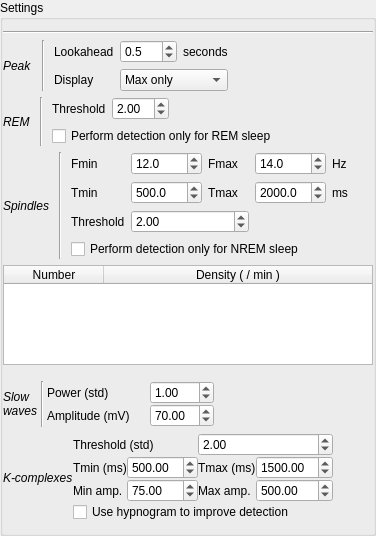
                <widget class="QGroupBox" name="groupBox_4">
                 <property name="title">
                  <string>Settings</string>
                 </property>
                 <layout class="QVBoxLayout" name="verticalLayout_26">
                  <property name="leftMargin">
                   <number>0</number>
                  </property>
                  <property name="rightMargin">
                   <number>0</number>
                  </property>
                  <item>
                   <widget class="Line" name="line_4">
                    <property name="orientation">
                     <enum>Qt::Horizontal</enum>
                    </property>
                   </widget>
                  </item>
                  <item>
                   <widget class="QWidget" name="_ToolPeakPanel" native="true">
                    <property name="minimumSize">
                     <size>
                      <width>0</width>
                      <height>0</height>
                     </size>
                    </property>
                    <layout class="QVBoxLayout" name="verticalLayout_34">
                     <property name="margin">
                      <number>0</number>
                     </property>
                     <item>
                      <layout class="QGridLayout" name="gridLayout_11">
                       <property name="topMargin">
                        <number>0</number>
                       </property>
                       <item row="0" column="2">
                        <widget class="QLabel" name="label_26">
                         <property name="text">
                          <string>Lookahead</string>
                         </property>
                        </widget>
                       </item>
                       <item row="0" column="3">
                        <widget class="QDoubleSpinBox" name="_ToolPeakLook">
                         <property name="toolTip">
                          <string>&lt;html&gt;&lt;head/&gt;&lt;body&gt;&lt;p&gt;Minimum distance between two peaks&lt;/p&gt;&lt;/body&gt;&lt;/html&gt;</string>
                         </property>
                         <property name="decimals">
                          <number>1</number>
                         </property>
                         <property name="value">
                          <double>0.500000000000000</double>
                         </property>
                        </widget>
                       </item>
                       <item row="1" column="2">
                        <widget class="QLabel" name="label_28">
                         <property name="text">
                          <string>Display</string>
                         </property>
                        </widget>
                       </item>
                       <item row="0" column="4">
                        <widget class="QLabel" name="label_27">
                         <property name="text">
                          <string>seconds</string>
                         </property>
                        </widget>
                       </item>
                       <item row="1" column="3" colspan="2">
                        <widget class="QComboBox" name="_ToolPeakMinMax">
                         <property name="toolTip">
                          <string>&lt;html&gt;&lt;head/&gt;&lt;body&gt;&lt;p&gt;Search either for maximum / minimum / both&lt;/p&gt;&lt;/body&gt;&lt;/html&gt;</string>
                         </property>
                         <item>
                          <property name="text">
                           <string>Max only</string>
                          </property>
                         </item>
                         <item>
                          <property name="text">
                           <string>Min only</string>
                          </property>
                         </item>
                         <item>
                          <property name="text">
                           <string>Min and Max</string>
                          </property>
                         </item>
                        </widget>
                       </item>
                       <item row="0" column="5">
                        <spacer name="horizontalSpacer_38">
                         <property name="orientation">
                          <enum>Qt::Horizontal</enum>
                         </property>
                         <property name="sizeHint" stdset="0">
                          <size>
                           <width>40</width>
                           <height>20</height>
                          </size>
                         </property>
                        </spacer>
                       </item>
                       <item row="0" column="0" rowspan="2">
                        <widget class="QLabel" name="label_50">
                         <property name="font">
                          <font>
                           <italic>true</italic>
                          </font>
                         </property>
                         <property name="text">
                          <string>Peak</string>
                         </property>
                        </widget>
                       </item>
                       <item row="0" column="1" rowspan="2">
                        <widget class="Line" name="line">
                         <property name="minimumSize">
                          <size>
                           <width>10</width>
                           <height>0</height>
                          </size>
                         </property>
                         <property name="orientation">
                          <enum>Qt::Vertical</enum>
                         </property>
                        </widget>
                       </item>
                      </layout>
                     </item>
                    </layout>
                   </widget>
                  </item>
                  <item>
                   <widget class="QWidget" name="_ToolRemPanel" native="true">
                    <property name="minimumSize">
                     <size>
                      <width>0</width>
                      <height>0</height>
                     </size>
                    </property>
                    <layout class="QVBoxLayout" name="verticalLayout_35">
                     <property name="margin">
                      <number>0</number>
                     </property>
                     <item>
                      <layout class="QGridLayout" name="gridLayout_17">
                       <property name="topMargin">
                        <number>0</number>
                       </property>
                       <item row="0" column="3">
                        <widget class="QDoubleSpinBox" name="_ToolRemTh">
                         <property name="toolTip">
                          <string>&lt;html&gt;&lt;head/&gt;&lt;body&gt;&lt;p&gt;Number of standard deviation of the derivative signal&lt;/p&gt;&lt;/body&gt;&lt;/html&gt;</string>
                         </property>
                         <property name="value">
                          <double>2.000000000000000</double>
                         </property>
                        </widget>
                       </item>
                       <item row="0" column="2">
                        <widget class="QLabel" name="label_38">
                         <property name="text">
                          <string>Threshold</string>
                         </property>
                        </widget>
                       </item>
                       <item row="1" column="2" colspan="4">
                        <widget class="QCheckBox" name="_ToolRemOnly">
                         <property name="text">
                          <string>Perform detection only for REM sleep</string>
                         </property>
                        </widget>
                       </item>
                       <item row="0" column="1" rowspan="2">
                        <widget class="Line" name="line_2">
                         <property name="minimumSize">
                          <size>
                           <width>10</width>
                           <height>0</height>
                          </size>
                         </property>
                         <property name="orientation">
                          <enum>Qt::Vertical</enum>
                         </property>
                        </widget>
                       </item>
                       <item row="0" column="0" rowspan="2">
                        <widget class="QLabel" name="label_51">
                         <property name="font">
                          <font>
                           <italic>true</italic>
                          </font>
                         </property>
                         <property name="text">
                          <string>REM</string>
                         </property>
                        </widget>
                       </item>
                       <item row="0" column="4">
                        <spacer name="horizontalSpacer_39">
                         <property name="orientation">
                          <enum>Qt::Horizontal</enum>
                         </property>
                         <property name="sizeHint" stdset="0">
                          <size>
                           <width>40</width>
                           <height>20</height>
                          </size>
                         </property>
                        </spacer>
                       </item>
                      </layout>
                     </item>
                    </layout>
                   </widget>
                  </item>
                  <item>
                   <widget class="QWidget" name="_ToolSpinPanel" native="true">
                    <layout class="QVBoxLayout" name="verticalLayout_36">
                     <property name="leftMargin">
                      <number>0</number>
                     </property>
                     <property name="topMargin">
                      <number>0</number>
                     </property>
                     <property name="rightMargin">
                      <number>0</number>
                     </property>
                     <property name="bottomMargin">
                      <number>10</number>
                     </property>
                     <item>
                      <layout class="QGridLayout" name="gridLayout_18">
                       <property name="topMargin">
                        <number>0</number>
                       </property>
                       <item row="2" column="2">
                        <widget class="QLabel" name="label_40">
                         <property name="text">
                          <string>Threshold</string>
                         </property>
                        </widget>
                       </item>
                       <item row="1" column="3">
                        <widget class="QDoubleSpinBox" name="_ToolSpinTmin">
                         <property name="toolTip">
                          <string>&lt;html&gt;&lt;head/&gt;&lt;body&gt;&lt;p&gt;Minimum spindle's duration&lt;/p&gt;&lt;/body&gt;&lt;/html&gt;</string>
                         </property>
                         <property name="decimals">
                          <number>1</number>
                         </property>
                         <property name="maximum">
                          <double>10000.000000000000000</double>
                         </property>
                         <property name="value">
                          <double>500.000000000000000</double>
                         </property>
                        </widget>
                       </item>
                       <item row="1" column="6">
                        <widget class="QLabel" name="label_37">
                         <property name="text">
                          <string>ms</string>
                         </property>
                        </widget>
                       </item>
                       <item row="3" column="2" colspan="5">
                        <widget class="QCheckBox" name="_ToolSpinRemOnly">
                         <property name="text">
                          <string>Perform detection only for NREM sleep</string>
                         </property>
                        </widget>
                       </item>
                       <item row="0" column="3">
                        <widget class="QDoubleSpinBox" name="_ToolSpinFmin">
                         <property name="toolTip">
                          <string>High-pass cutoff frequency</string>
                         </property>
                         <property name="decimals">
                          <number>1</number>
                         </property>
                         <property name="maximum">
                          <double>200.000000000000000</double>
                         </property>
                         <property name="value">
                          <double>12.000000000000000</double>
                         </property>
                        </widget>
                       </item>
                       <item row="0" column="1" rowspan="4">
                        <widget class="Line" name="line_5">
                         <property name="minimumSize">
                          <size>
                           <width>10</width>
                           <height>0</height>
                          </size>
                         </property>
                         <property name="orientation">
                          <enum>Qt::Vertical</enum>
                         </property>
                        </widget>
                       </item>
                       <item row="1" column="4">
                        <widget class="QLabel" name="label_30">
                         <property name="text">
                          <string>Tmax</string>
                         </property>
                        </widget>
                       </item>
                       <item row="1" column="2">
                        <widget class="QLabel" name="label_22">
                         <property name="text">
                          <string>Tmin</string>
                         </property>
                        </widget>
                       </item>
                       <item row="0" column="2">
                        <widget class="QLabel" name="label_19">
                         <property name="text">
                          <string>Fmin</string>
                         </property>
                        </widget>
                       </item>
                       <item row="0" column="5">
                        <widget class="QDoubleSpinBox" name="_ToolSpinFmax">
                         <property name="toolTip">
                          <string>Low-pass cutoff frequency</string>
                         </property>
                         <property name="decimals">
                          <number>1</number>
                         </property>
                         <property name="maximum">
                          <double>200.000000000000000</double>
                         </property>
                         <property name="value">
                          <double>14.000000000000000</double>
                         </property>
                        </widget>
                       </item>
                       <item row="0" column="6">
                        <widget class="QLabel" name="label_21">
                         <property name="text">
                          <string>Hz</string>
                         </property>
                        </widget>
                       </item>
                       <item row="0" column="0" rowspan="4">
                        <widget class="QLabel" name="label_52">
                         <property name="font">
                          <font>
                           <italic>true</italic>
                          </font>
                         </property>
                         <property name="layoutDirection">
                          <enum>Qt::LeftToRight</enum>
                         </property>
                         <property name="text">
                          <string>Spindles</string>
                         </property>
                        </widget>
                       </item>
                       <item row="1" column="5">
                        <widget class="QDoubleSpinBox" name="_ToolSpinTmax">
                         <property name="toolTip">
                          <string>&lt;html&gt;&lt;head/&gt;&lt;body&gt;&lt;p&gt;Maximum spindle's duration&lt;/p&gt;&lt;/body&gt;&lt;/html&gt;</string>
                         </property>
                         <property name="decimals">
                          <number>1</number>
                         </property>
                         <property name="maximum">
                          <double>10000.000000000000000</double>
                         </property>
                         <property name="value">
                          <double>2000.000000000000000</double>
                         </property>
                        </widget>
                       </item>
                       <item row="0" column="4">
                        <widget class="QLabel" name="label_20">
                         <property name="text">
                          <string>Fmax</string>
                         </property>
                        </widget>
                       </item>
                       <item row="2" column="3" colspan="2">
                        <widget class="QDoubleSpinBox" name="_ToolSpinTh">
                         <property name="toolTip">
                          <string>&lt;html&gt;&lt;head/&gt;&lt;body&gt;&lt;p&gt;Look for signals having an amplitude 'Threshold' times superior to the deviation of the filtered signal amplitude&lt;/p&gt;&lt;/body&gt;&lt;/html&gt;</string>
                         </property>
                         <property name="value">
                          <double>2.000000000000000</double>
                         </property>
                        </widget>
                       </item>
                      </layout>
                     </item>
                     <item>
                      <widget class="QTableWidget" name="_ToolSpinTable">
                       <property name="maximumSize">
                        <size>
                         <width>16777215</width>
                         <height>100</height>
                        </size>
                       </property>
                       <attribute name="horizontalHeaderStretchLastSection">
                        <bool>true</bool>
                       </attribute>
                       <column>
                        <property name="text">
                         <string>Number</string>
                        </property>
                       </column>
                       <column>
                        <property name="text">
                         <string>Density ( / min )</string>
                        </property>
                       </column>
                      </widget>
                     </item>
                    </layout>
                   </widget>
                  </item>
                  <item>
                   <widget class="QWidget" name="_ToolWavePanel" native="true">
                    <property name="minimumSize">
                     <size>
                      <width>0</width>
                      <height>0</height>
                     </size>
                    </property>
                    <layout class="QVBoxLayout" name="verticalLayout_40">
                     <property name="spacing">
                      <number>0</number>
                     </property>
                     <property name="margin">
                      <number>0</number>
                     </property>
                     <item>
                      <layout class="QGridLayout" name="gridLayout_9">
                       <item row="0" column="0" rowspan="2">
                        <widget class="QLabel" name="label_53">
                         <property name="font">
                          <font>
                           <italic>true</italic>
                          </font>
                         </property>
                         <property name="text">
                          <string>Slow
waves</string>
                         </property>
                        </widget>
                       </item>
                       <item row="0" column="5">
                        <spacer name="horizontalSpacer_8">
                         <property name="orientation">
                          <enum>Qt::Horizontal</enum>
                         </property>
                         <property name="sizeHint" stdset="0">
                          <size>
                           <width>40</width>
                           <height>20</height>
                          </size>
                         </property>
                        </spacer>
                       </item>
                       <item row="1" column="4">
                        <widget class="QDoubleSpinBox" name="_ToolWaveAmp">
                         <property name="toolTip">
                          <string>&lt;html&gt;&lt;head/&gt;&lt;body&gt;&lt;p&gt;Minimum amplitude (mV) of Slow Wave (0 for no amplitude criteria)&lt;/p&gt;&lt;/body&gt;&lt;/html&gt;</string>
                         </property>
                         <property name="minimum">
                          <double>0.000000000000000</double>
                         </property>
                         <property name="maximum">
                          <double>200.000000000000000</double>
                         </property>
                         <property name="value">
                          <double>70.000000000000000</double>
                         </property>
                        </widget>
                       </item>
                       <item row="0" column="4">
                        <widget class="QDoubleSpinBox" name="_ToolWaveTh">
                         <property name="toolTip">
                          <string>&lt;html&gt;&lt;head/&gt;&lt;body&gt;&lt;p&gt;Number of standard deviations of delta power&lt;/p&gt;&lt;/body&gt;&lt;/html&gt;</string>
                         </property>
                         <property name="maximum">
                          <double>10.000000000000000</double>
                         </property>
                         <property name="singleStep">
                          <double>0.500000000000000</double>
                         </property>
                         <property name="value">
                          <double>1.000000000000000</double>
                         </property>
                        </widget>
                       </item>
                       <item row="0" column="2">
                        <widget class="QLabel" name="label_46">
                         <property name="text">
                          <string>Power (std)</string>
                         </property>
                        </widget>
                       </item>
                       <item row="0" column="1" rowspan="2">
                        <widget class="Line" name="line_7">
                         <property name="minimumSize">
                          <size>
                           <width>10</width>
                           <height>0</height>
                          </size>
                         </property>
                         <property name="orientation">
                          <enum>Qt::Vertical</enum>
                         </property>
                        </widget>
                       </item>
                       <item row="1" column="2">
                        <widget class="QLabel" name="label_47">
                         <property name="text">
                          <string>Amplitude (mV)</string>
                         </property>
                        </widget>
                       </item>
                       <item row="0" column="3">
                        <spacer name="horizontalSpacer_18">
                         <property name="orientation">
                          <enum>Qt::Horizontal</enum>
                         </property>
                         <property name="sizeType">
                          <enum>QSizePolicy::Minimum</enum>
                         </property>
                         <property name="sizeHint" stdset="0">
                          <size>
                           <width>20</width>
                           <height>20</height>
                          </size>
                         </property>
                        </spacer>
                       </item>
                      </layout>
                     </item>
                    </layout>
                   </widget>
                  </item>
                  <item>
                   <widget class="QWidget" name="_ToolKCPanel" native="true">
                    <property name="sizePolicy">
                     <sizepolicy hsizetype="Preferred" vsizetype="Preferred">
                      <horstretch>0</horstretch>
                      <verstretch>0</verstretch>
                     </sizepolicy>
                    </property>
                    <property name="minimumSize">
                     <size>
                      <width>0</width>
                      <height>30</height>
                     </size>
                    </property>
                    <layout class="QHBoxLayout" name="horizontalLayout_6">
                     <property name="spacing">
                      <number>0</number>
                     </property>
                     <property name="margin">
                      <number>0</number>
                     </property>
                     <item>
                      <layout class="QGridLayout" name="gridLayout_8">
                       <property name="topMargin">
                        <number>0</number>
                       </property>
                       <item row="3" column="3">
                        <widget class="QLabel" name="label_65">
                         <property name="text">
                          <string>Max amp.</string>
                         </property>
                        </widget>
                       </item>
                       <item row="3" column="1">
                        <widget class="QLabel" name="label_64">
                         <property name="text">
                          <string>Min amp.</string>
                         </property>
                        </widget>
                       </item>
                       <item row="0" column="1" rowspan="2" colspan="2">
                        <widget class="QLabel" name="label_57">
                         <property name="sizePolicy">
                          <sizepolicy hsizetype="Fixed" vsizetype="Preferred">
                           <horstretch>0</horstretch>
                           <verstretch>0</verstretch>
                          </sizepolicy>
                         </property>
                         <property name="text">
                          <string>Threshold (std)</string>
                         </property>
                        </widget>
                       </item>
                       <item row="3" column="2">
                        <widget class="QDoubleSpinBox" name="_ToolKCMinAmp">
                         <property name="toolTip">
                          <string>Min amplitude of KC</string>
                         </property>
                         <property name="maximum">
                          <double>1000.000000000000000</double>
                         </property>
                         <property name="singleStep">
                          <double>5.000000000000000</double>
                         </property>
                         <property name="value">
                          <double>75.000000000000000</double>
                         </property>
                        </widget>
                       </item>
                       <item row="0" column="0" rowspan="5">
                        <widget class="QLabel" name="kc_label">
                         <property name="font">
                          <font>
                           <italic>true</italic>
                          </font>
                         </property>
                         <property name="text">
                          <string>K-complexes</string>
                         </property>
                        </widget>
                       </item>
                       <item row="0" column="5">
                        <spacer name="horizontalSpacer_31">
                         <property name="orientation">
                          <enum>Qt::Horizontal</enum>
                         </property>
                         <property name="sizeHint" stdset="0">
                          <size>
                           <width>40</width>
                           <height>20</height>
                          </size>
                         </property>
                        </spacer>
                       </item>
                       <item row="4" column="1" colspan="4">
                        <widget class="QCheckBox" name="_ToolKCNremOnly">
                         <property name="text">
                          <string>Use hypnogram to improve detection</string>
                         </property>
                        </widget>
                       </item>
                       <item row="2" column="3">
                        <widget class="QLabel" name="label_63">
                         <property name="toolTip">
                          <string/>
                         </property>
                         <property name="text">
                          <string>Tmax (ms)</string>
                         </property>
                        </widget>
                       </item>
                       <item row="2" column="2">
                        <widget class="QDoubleSpinBox" name="_ToolKCMinDur">
                         <property name="toolTip">
                          <string>Minimum duration of KC</string>
                         </property>
                         <property name="maximum">
                          <double>1000.000000000000000</double>
                         </property>
                         <property name="singleStep">
                          <double>50.000000000000000</double>
                         </property>
                         <property name="value">
                          <double>500.000000000000000</double>
                         </property>
                        </widget>
                       </item>
                       <item row="2" column="1">
                        <widget class="QLabel" name="label_62">
                         <property name="toolTip">
                          <string/>
                         </property>
                         <property name="text">
                          <string>Tmin (ms)</string>
                         </property>
                        </widget>
                       </item>
                       <item row="2" column="4">
                        <widget class="QDoubleSpinBox" name="_ToolKCMaxDur">
                         <property name="toolTip">
                          <string>Maximum duration of KC</string>
                         </property>
                         <property name="minimum">
                          <double>1000.000000000000000</double>
                         </property>
                         <property name="maximum">
                          <double>10000.000000000000000</double>
                         </property>
                         <property name="singleStep">
                          <double>50.000000000000000</double>
                         </property>
                         <property name="value">
                          <double>1500.000000000000000</double>
                         </property>
                        </widget>
                       </item>
                       <item row="0" column="3" rowspan="2" colspan="2">
                        <widget class="QDoubleSpinBox" name="_ToolKCTh">
                         <property name="sizePolicy">
                          <sizepolicy hsizetype="MinimumExpanding" vsizetype="Fixed">
                           <horstretch>0</horstretch>
                           <verstretch>0</verstretch>
                          </sizepolicy>
                         </property>
                         <property name="toolTip">
                          <string>Number of standard deviations of the wavelet envelope</string>
                         </property>
                         <property name="maximum">
                          <double>100.000000000000000</double>
                         </property>
                         <property name="singleStep">
                          <double>0.500000000000000</double>
                         </property>
                         <property name="value">
                          <double>2.000000000000000</double>
                         </property>
                        </widget>
                       </item>
                       <item row="3" column="4">
                        <widget class="QDoubleSpinBox" name="_ToolKCMaxAmp">
                         <property name="toolTip">
                          <string>Max amplitude of KC</string>
                         </property>
                         <property name="minimum">
                          <double>75.000000000000000</double>
                         </property>
                         <property name="maximum">
                          <double>2000.000000000000000</double>
                         </property>
                         <property name="singleStep">
                          <double>5.000000000000000</double>
                         </property>
                         <property name="value">
                          <double>500.000000000000000</double>
                         </property>
                        </widget>
                       </item>
                      </layout>
                     </item>
                    </layout>
                   </widget>
                  </item>
                 </layout>
                </widget>
